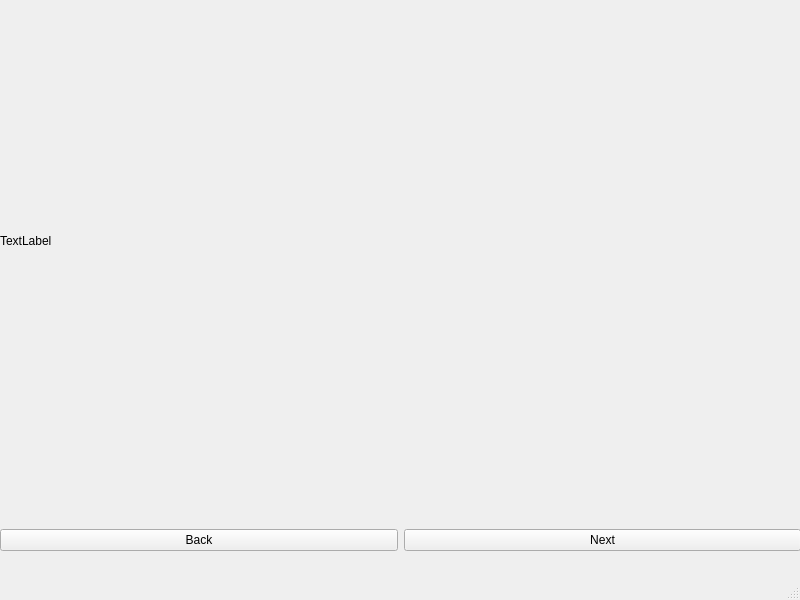
<?xml version="1.0" encoding="UTF-8"?>
<ui version="4.0">
 <class>MainWindow</class>
 <widget class="QMainWindow" name="MainWindow">
  <property name="geometry">
   <rect>
    <x>0</x>
    <y>0</y>
    <width>800</width>
    <height>600</height>
   </rect>
  </property>
  <property name="windowTitle">
   <string>Image Gallery</string>
  </property>
  <widget class="QWidget" name="centralwidget">
   <widget class="QWidget" name="horizontalLayoutWidget">
    <property name="geometry">
     <rect>
      <x>0</x>
      <y>500</y>
      <width>801</width>
      <height>80</height>
     </rect>
    </property>
    <layout class="QHBoxLayout" name="horizontalLayout">
     <item>
      <widget class="QPushButton" name="back">
       <property name="text">
        <string>Back</string>
       </property>
      </widget>
     </item>
     <item>
      <widget class="QPushButton" name="next">
       <property name="text">
        <string>Next</string>
       </property>
      </widget>
     </item>
    </layout>
   </widget>
   <widget class="QLabel" name="photo_label">
    <property name="geometry">
     <rect>
      <x>0</x>
      <y>0</y>
      <width>801</width>
      <height>481</height>
     </rect>
    </property>
    <property name="text">
     <string>TextLabel</string>
    </property>
   </widget>
  </widget>
  <widget class="QStatusBar" name="statusbar"/>
 </widget>
 <resources/>
 <connections/>
</ui>
